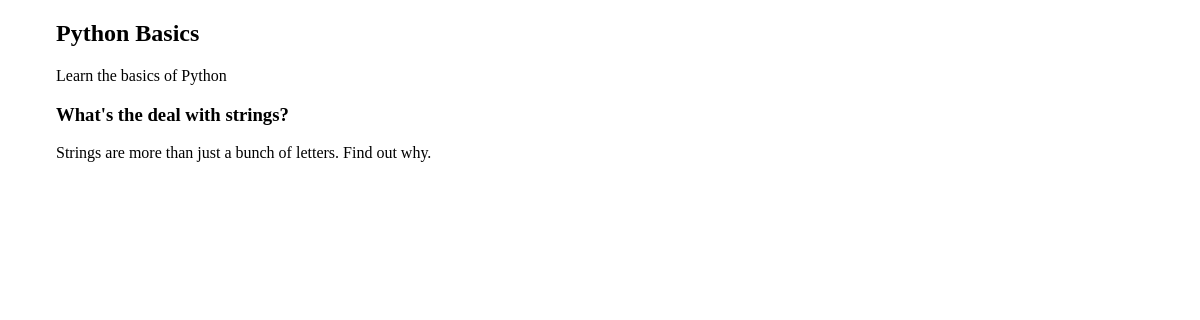
Before: /courses/1/ with the older database file.
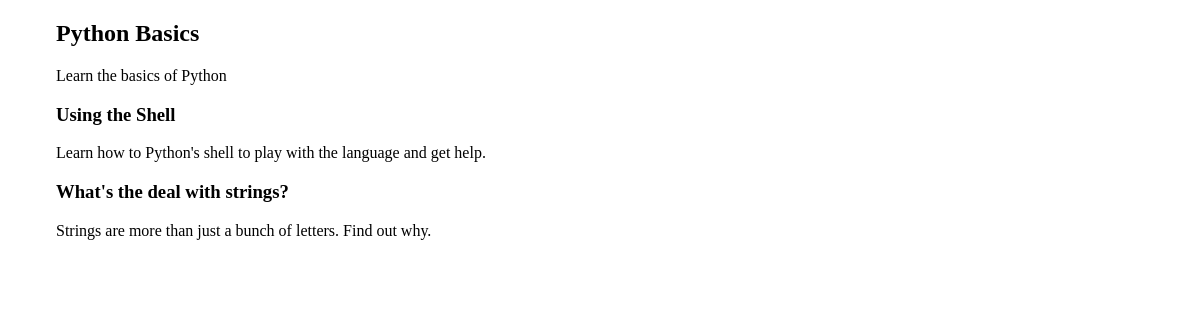
After: the same page with the newer database file.
### courses/models.py (models this page shows, shortened)
class Course(models.Model):
    created_at = models.DateTimeField(auto_now_add=True)
    title = models.CharField(max_length=255)
    description = models.TextField()

class Step(models.Model):
	title = models.CharField(max_length=255)
	description = models.TextField()
	content = models.TextField(blank=True, default='')
	order = models.IntegerField(default=0)
	course = models.ForeignKey(Course)
	class Meta:
		ordering = ['order',]

### courses/views.py (the view)
# urls.py: url(r'(?P<pk>\d+)/$', views.course_detail),
def course_detail(request, pk):
	course = get_object_or_404(Course, pk=pk)
	return render(request, 'courses/course_detail.html', {'course': course})

### courses/templates/courses/course_detail.html (shortened to what this page needs)
{% extends "layout.html"  %}
{% block content %}
<article>
	<h2>{{ course.title }}</h2>
	{{  course.description }}
	<section>
		{% for step in course.step_set.all %}
			<h3>{{ step.title }}</h3>
			{{  step.description }}
		{% endfor %}
	</section>
</article>
{% endblock %}

### templates/layout.html (shortened to what this page needs)
{% load static from staticfiles  %}
<!doctype html>
<html>
    <head>
        <link rel="stylesheet" href="{% static 'css/layout.css' %}">
    </head>
    <body>
	<div class="site-container">
        {% block content %}{% endblock %}
	</div>
    </body>
</html>

### assets/css/layout.css (style rules this page uses)
html { box-sizing: border-box; }
*, *::after, *::before { box-sizing: inherit; }
.site-container { max-width: 68em; margin-left: auto; margin-right: auto; }
.site-container::after { clear: both; content: ""; display: table; }

Changed rows visible on the page:
added Step: title "Using the Shell", description "Learn how to Python's shell to play with the language and get help."
